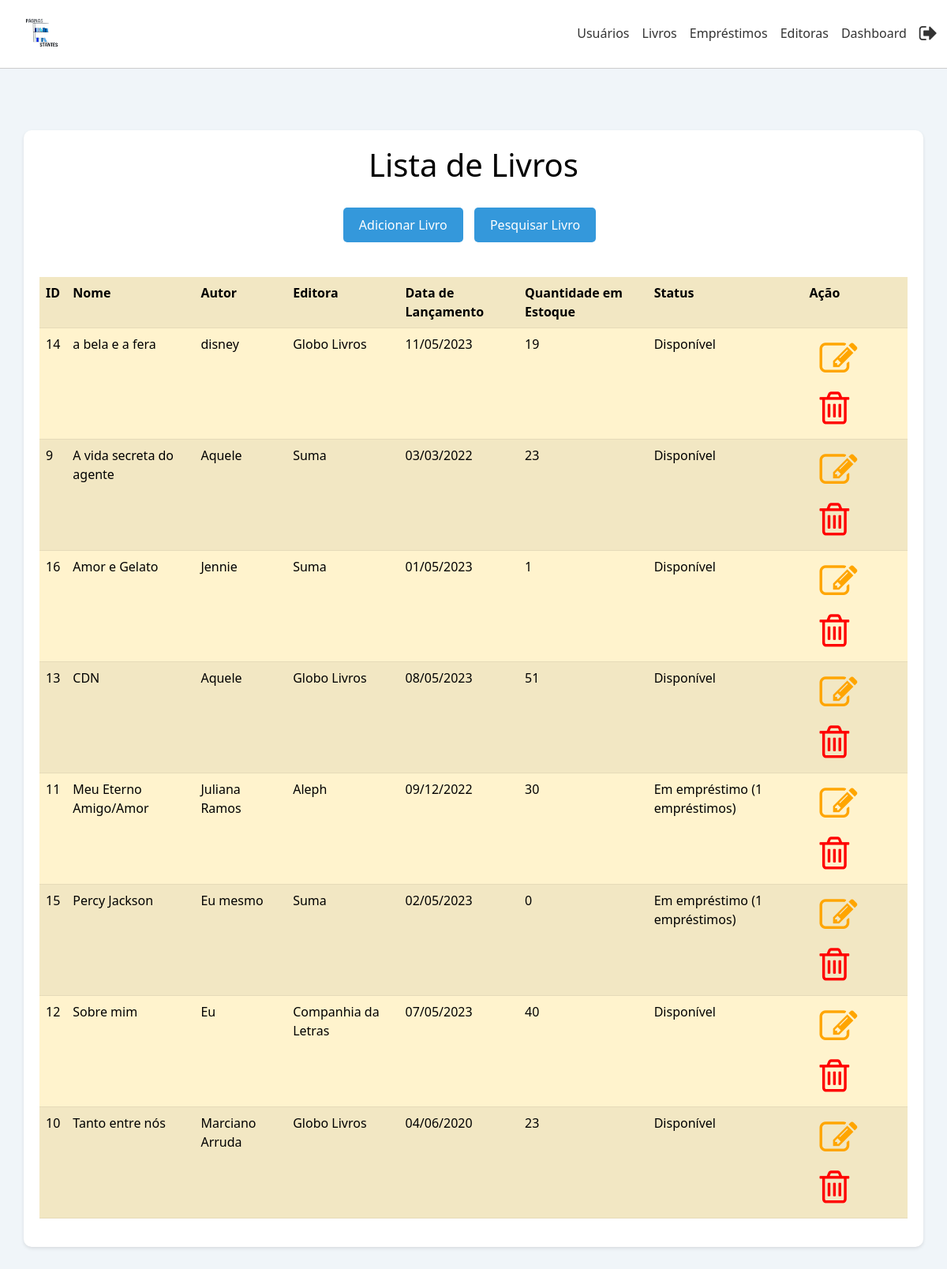
Page /ProjetoWDA/livros.php on the earlier database version.
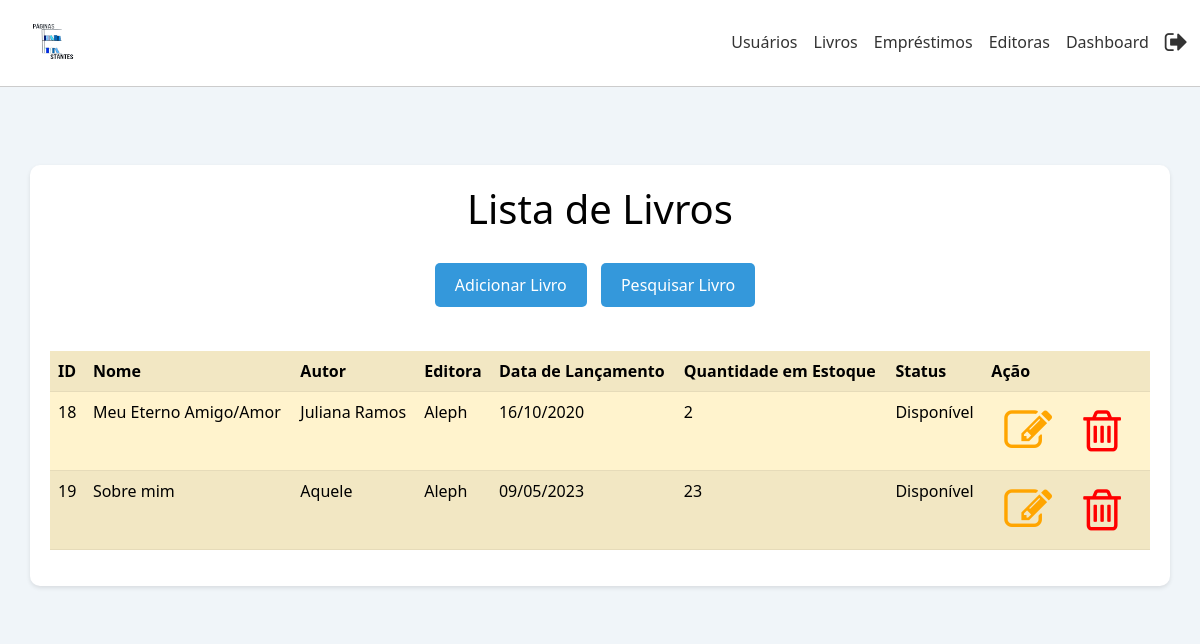
Same page on the later database version.
### tables this page shows
CREATE TABLE `livros` (
  `id` int(11) NOT NULL,
  `nome` text DEFAULT NULL,
  `autor` text DEFAULT NULL,
  `editora` text DEFAULT NULL,
  `data_lancamento` text DEFAULT NULL,
  `estoque` int(11) DEFAULT NULL,
  `novo_estoque` int(11) DEFAULT NULL
);

### ProjetoWDA/livros.php (the view, shortened to what this page needs)
<!DOCTYPE html>
<html>
<head>
    <link rel="stylesheet" href="css/bootstrap.min.css">
    <link rel="stylesheet" href="https://cdnjs.cloudflare.com/ajax/libs/font-awesome/4.7.0/css/font-awesome.min.css">
</head>
<body>
<nav class="navbar navbar-expand-lg navbar-light">
    <div class="container-fluid">
        <a class="navbar-brand" href="#">
            <img src="logo.png" width="80" height="60">
        </a>
        <div class="collapse navbar-collapse justify-content-end" id="navbarNav">
            <ul class="navbar-nav">
                <li class="nav-item">
                    <a class="nav-link" href="usuarios.php">Usuários</a>
                </li>
                <li class="nav-item">
                    <a class="nav-link" href="livros.php">Livros</a>
                </li>
                <li class="nav-item">
                    <a class="nav-link" href="emprestimos.php">Empréstimos</a>
                </li>
                <li class="nav-item">
                    <a class="nav-link" href="editoras.php">Editoras</a>
                </li>
                <li class="nav-item">
                    <a class="nav-link" href="dashboard.php">Dashboard</a>
                </li>
                <li class="nav-item">
                    <a class="nav-link" href="logout.php">
                        <i class="fa fa-sign-out"></i>
                    </a>
                </li>
            </ul>
        </div>
    </div>
</nav>
    <div class="fundo">
        <br><br>
        <div class="container">
    <center><h1>Lista de Livros</h1></center>
    <center><a href="adicionarlivro.php"><button type="button" class="button-background-move">Adicionar Livro</button></a> <a href="pesquisarlivros.php"><button type="button" class="button-background-move">Pesquisar Livro</button></a></center>
    <br>
    <table class="table table-warning table-striped">
        <tr>
            <th>ID</th>
            <th>Nome</th>
            <th>Autor</th>
            <th>Editora</th>
            <th>Data de Lançamento</th>
            <th>Quantidade em Estoque</th>
            <th>Status</th>
            <th>Ação</th>
        </tr>
        <?php
            include 'conexao.php';
            $sql = "SELECT livros.id, livros.nome, livros.autor, livros.editora, livros.data_lancamento, livros.estoque, COUNT(emprestimos.id) AS quantidade_emprestimos
            FROM livros
            LEFT JOIN emprestimos ON livros.id = emprestimos.livro_id AND emprestimos.status = ''
            GROUP BY livros.id
            ORDER BY livros.nome ASC";
            $result = $conn->query($sql);
            while($row = $result->fetch_assoc()) {
                echo "<tr>";
                echo "<td>".$row["id"]."</td>";
                echo "<td>".$row["nome"]."</td>";
                echo "<td>".$row["autor"]."</td>";
                echo "<td>".$row["editora"]."</td>";
                echo "<td>".formatarData($row["data_lancamento"])."</td>";
                echo "<td>".$row["estoque"]."</td>";
                echo "<td>";
                if ($row["quantidade_emprestimos"] > 0) {
                    echo "Em empréstimo (".$row["quantidade_emprestimos"]." empréstimos)";
                } else {
                    echo "Disponível";
                }
                echo "</td>";
                echo "<td><a href='editarlivros.php?id=".$row["id"]."' class='btn'><i class='fa fa-edit' style='font-size:48px;color:orange'></i></a><a href='excluirlivro.php?id=".$row["id"]."' class='btn'><i class='fa fa-trash-o' style='font-size:48px;color:red'></i></a></td>";
                echo "</tr>";
            }
            function formatarData($data) {
                return date("d/m/Y", strtotime($data));
            }
        ?>
    </table>
    </div>
    </div>
</body>
</html>

### ProjetoWDA/livros.php (style rules this page uses)
html { background-color: #f0f5f9; }
.navbar { background-color: #fff; border-bottom: 1px solid #ccc; }
.navbar-brand { margin-right: 10px; font-weight: bold; }
.navbar-nav .nav-link { color: #333; }
.navbar-nav .nav-item:last-child .nav-link { padding-right: 0; }
.nav-link i { font-size: 25px; }
.fundo { background-color: #f0f5f9; padding-top: 30px; padding-bottom: 30px; }
.container { background-color: #fff; padding: 20px; border-radius: 10px; box-shadow: 0 2px 4px rgba(0, 0, 0, 0.1); }
h1 { color: #010101; margin-bottom: 30px; }
.button-background-move { background-color: #3498db; color: #fff; border: none; padding: 10px 20px; border-radius: 5px; transition: background-color 0.3s; margin-right: 10px; }
.table { margin-top: 20px; }
th { background-color: #3498db; color: #fff; }
td a { color: #fff; margin-right: 5px; }

Differences in the rows shown:
removed livros: id "14", nome "a bela e a fera", autor "disney", editora "Globo Livros", data_lancamento "11/05/2023", estoque "19", shows "Disponível"
removed livros: id "9", nome "A vida secreta do agente", autor "Aquele", editora "Suma", data_lancamento "03/03/2022", estoque "23", shows "Disponível"
removed livros: id "16", nome "Amor e Gelato", autor "Jennie", editora "Suma", data_lancamento "01/05/2023", estoque "1", shows "Disponível"
removed livros: id "13", nome "CDN", autor "Aquele", editora "Globo Livros", data_lancamento "08/05/2023", estoque "51", shows "Disponível"
removed livros: id "11", nome "Meu Eterno Amigo/Amor", autor "Juliana Ramos", editora "Aleph", data_lancamento "09/12/2022", estoque "30", quantidade_emprestimos "1"
removed livros: id "15", nome "Percy Jackson", autor "Eu mesmo", editora "Suma", data_lancamento "02/05/2023", estoque "0", quantidade_emprestimos "1"
removed livros: id "12", nome "Sobre mim", autor "Eu", editora "Companhia da Letras", data_lancamento "07/05/2023", estoque "40", shows "Disponível"
removed livros: id "10", nome "Tanto entre nós", autor "Marciano Arruda", editora "Globo Livros", data_lancamento "04/06/2020", estoque "23", shows "Disponível"
added livros: id "18", nome "Meu Eterno Amigo/Amor", autor "Juliana Ramos", editora "Aleph", data_lancamento "16/10/2020", estoque "2", shows "Disponível"
added livros: id "19", nome "Sobre mim", autor "Aquele", editora "Aleph", data_lancamento "09/05/2023", estoque "23", shows "Disponível"
